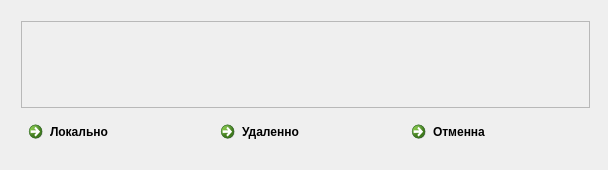
<?xml version="1.0" encoding="UTF-8"?>
<ui version="4.0">
 <class>MWindow</class>
 <widget class="QDialog" name="MWindow">
  <property name="windowModality">
   <enum>Qt::WindowModal</enum>
  </property>
  <property name="geometry">
   <rect>
    <x>0</x>
    <y>0</y>
    <width>608</width>
    <height>170</height>
   </rect>
  </property>
  <property name="minimumSize">
   <size>
    <width>608</width>
    <height>170</height>
   </size>
  </property>
  <property name="maximumSize">
   <size>
    <width>608</width>
    <height>170</height>
   </size>
  </property>
  <property name="windowTitle">
   <string>Выберите протокол загрузки</string>
  </property>
  <property name="windowIcon">
   <iconset resource="res.qrc">
    <normaloff>:/new/prefix1/main.png</normaloff>:/new/prefix1/main.png</iconset>
  </property>
  <property name="modal">
   <bool>true</bool>
  </property>
  <widget class="QWidget" name="">
   <property name="geometry">
    <rect>
     <x>10</x>
     <y>10</y>
     <width>591</width>
     <height>151</height>
    </rect>
   </property>
   <layout class="QVBoxLayout" name="verticalLayout">
    <item>
     <widget class="QListWidget" name="listWidget">
      <property name="enabled">
       <bool>false</bool>
      </property>
     </widget>
    </item>
    <item>
     <layout class="QHBoxLayout" name="horizontalLayout">
      <item>
       <widget class="QCommandLinkButton" name="commandLinkButton_2">
        <property name="layoutDirection">
         <enum>Qt::LeftToRight</enum>
        </property>
        <property name="text">
         <string>Локально</string>
        </property>
       </widget>
      </item>
      <item>
       <widget class="QCommandLinkButton" name="commandLinkButton">
        <property name="text">
         <string>Удаленно</string>
        </property>
       </widget>
      </item>
      <item>
       <widget class="QCommandLinkButton" name="commandLinkButton_3">
        <property name="text">
         <string>Отменна</string>
        </property>
       </widget>
      </item>
     </layout>
    </item>
   </layout>
  </widget>
 </widget>
 <layoutdefault spacing="6" margin="11"/>
 <resources>
  <include location="res.qrc"/>
 </resources>
 <connections/>
</ui>
